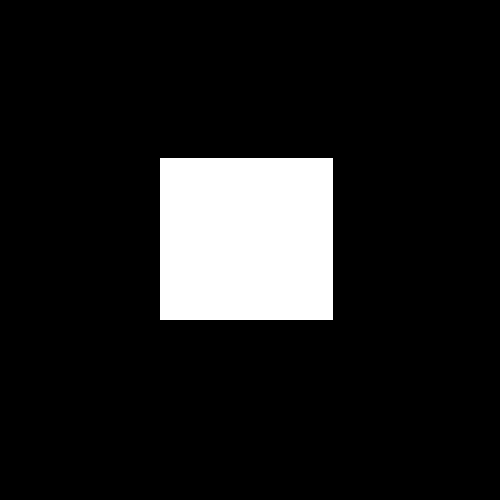
#> input picture box3.png, 500 x 500 px; its folder holds only this picture in this run; the run also reads 1 picture not shown here
$ jupyter execute fourier-transform-lensing.ipynb
#> lines starting #> are read from the running program, lines starting #| are printed output that depends on the picture; after the words box and inside, x2 and y2 are one past the last pixel; in counts of white or black regions, pixels touching at a corner belong together
[cell 1]
import numpy as np
import matplotlib.pyplot as plt
import cv2
import math
from scipy.fftpack import fft2
from scipy.fftpack import fftshift
import os

[cell 2]
# https://stackoverflow.com/questions/30230592/loading-all-images-using-imread-from-a-given-folder
def load_images_from_folder(folder):
#> called with folder = './'
    images = []
    for filename in os.listdir(folder):
        img = cv2.imread(os.path.join(folder,filename))
#> img is the input picture: shape (500, 500, 3); 11.2% white; 1 white region, box (x1, y1, x2, y2) and area: (160, 158, 333, 320) 28026
        if img is not None:
            images.append(img)
    return images

[cell 3]
fourierTransform = fft2
# images = ["box1.png", "box2.png", "box3.png", "box4.png", "oval1.png", "oval2.png", "oval3.png", "rectangle1.png", "rectangle2.png","rounded1.png", "triangle1.png"]
images = load_images_from_folder("./")
#> images = 1 item
for image in images:
    fig = plt.figure()
    ax = plt.axes()

#     ax.set_title(img, loc='left')
    image = image / 255.0
    image = image[:,:,0]
    gray = image
    transform = []

    plt.title("Original")
    plt.imshow(gray, cmap='gray')
    plt.show()

    transform = fftshift(fft2(gray))
#     transform = math.log(abs(transform) + 1)

    plt.title(" Transformed")
#     plt.imshow(np.array(transform, dtype=float))
    plt.imshow(np.absolute(transform), cmap='gray')
    plt.show()
#> this loop made 1 pass
#> pass 1, `plt.show()`:
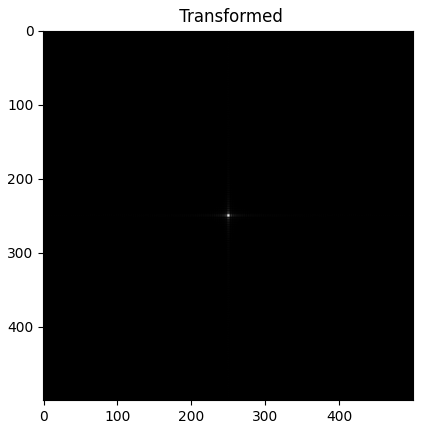
#> figure drawn by matplotlib, 1 panel
